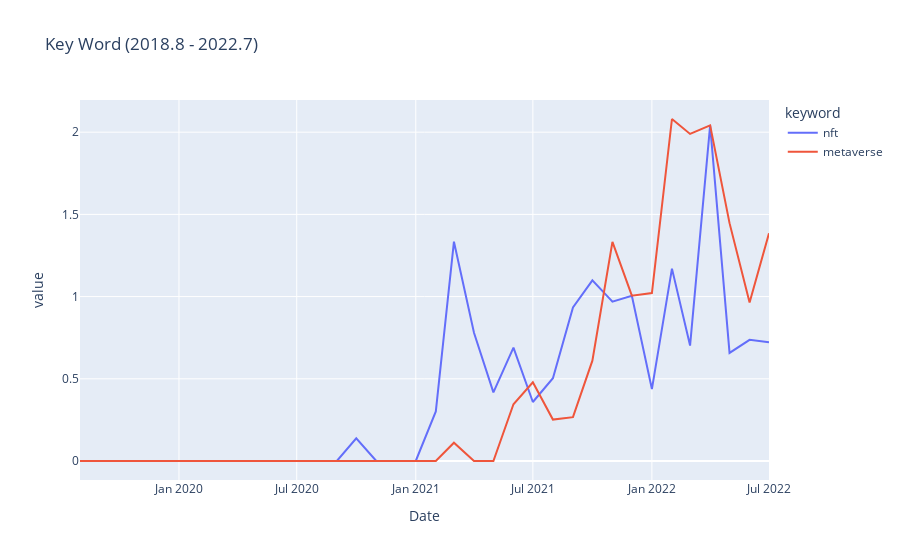

Notebook cell for this chart:
### Code cell
srch_wrd = ['nft','metaverse']
# 꺽은선 그래프
df3 = Df4plot(df_es,srch_wrd)
fig = px.line(
    df3, x="Date", y='value', color="keyword", title="Key Word (2018.8 - 2022.7)"
)
fig.show()

### Figure 1 — Plotly figure (JSON) as saved in the notebook; plotly's stock layout.template omitted (floating-point values rounded to 4 significant figures)
{"data": [{"hovertemplate": "keyword=nft<br>Date=%{x}<br>value=%{y}<extra></extra>", "legendgroup": "nft", "line": {"color": "#636efa", "dash": "solid"}, "marker": {"symbol": "circle"}, "mode": "lines", "name": "nft", "orientation": "v", "showlegend": true, "type": "scatter", "x": ["2019-08-01T00:00:00", "2019-09-01T00:00:00", "2019-10-01T00:00:00", "2019-11-01T00:00:00", "2019-12-01T00:00:00", "2020-01-01T00:00:00", "2020-02-01T00:00:00", "2020-03-01T00:00:00", "2020-04-01T00:00:00", "2020-05-01T00:00:00", "2020-06-01T00:00:00", "2020-07-01T00:00:00", "2020-08-01T00:00:00", "2020-09-01T00:00:00", "2020-10-01T00:00:00", "2020-11-01T00:00:00", "2020-12-01T00:00:00", "2021-01-01T00:00:00", "2021-02-01T00:00:00", "2021-03-01T00:00:00", "2021-04-01T00:00:00", "2021-05-01T00:00:00", "2021-06-01T00:00:00", "2021-07-01T00:00:00", "2021-08-01T00:00:00", "2021-09-01T00:00:00", "2021-10-01T00:00:00", "2021-11-01T00:00:00", "2021-12-01T00:00:00", "2022-01-01T00:00:00", "2022-02-01T00:00:00", "2022-03-01T00:00:00", "2022-04-01T00:00:00", "2022-05-01T00:00:00", "2022-06-01T00:00:00", "2022-07-01T00:00:00"], "xaxis": "x", "y": [0, 0, 0, 0, 0, 0, 0, 0, 0, 0, 0, 0, 0, 0, 0.1382, 0, 0, 0, 0.3014, 1.334, 0.7799, 0.4177, 0.6901, 0.3588, 0.5038, 0.9335, 1.098, 0.9696, 1.005, 0.4377, 1.17, 0.7021, 2.041, 0.6576, 0.7371, 0.7228], "yaxis": "y"}, {"hovertemplate": "keyword=metaverse<br>Date=%{x}<br>value=%{y}<extra></extra>", "legendgroup": "metaverse", "line": {"color": "#EF553B", "dash": "solid"}, "marker": {"symbol": "circle"}, "mode": "lines", "name": "metaverse", "orientation": "v", "showlegend": true, "type": "scatter", "x": ["2019-08-01T00:00:00", "2019-09-01T00:00:00", "2019-10-01T00:00:00", "2019-11-01T00:00:00", "2019-12-01T00:00:00", "2020-01-01T00:00:00", "2020-02-01T00:00:00", "2020-03-01T00:00:00", "2020-04-01T00:00:00", "2020-05-01T00:00:00", "2020-06-01T00:00:00", "2020-07-01T00:00:00", "2020-08-01T00:00:00", "2020-09-01T00:00:00", "2020-10-01T00:00:00", "2020-11-01T00:00:00", "2020-12-01T00:00:00", "2021-01-01T00:00:00", "2021-02-01T00:00:00", "2021-03-01T00:00:00", "2021-04-01T00:00:00", "2021-05-01T00:00:00", "2021-06-01T00:00:00", "2021-07-01T00:00:00", "2021-08-01T00:00:00", "2021-09-01T00:00:00", "2021-10-01T00:00:00", "2021-11-01T00:00:00", "2021-12-01T00:00:00", "2022-01-01T00:00:00", "2022-02-01T00:00:00", "2022-03-01T00:00:00", "2022-04-01T00:00:00", "2022-05-01T00:00:00", "2022-06-01T00:00:00", "2022-07-01T00:00:00"], "xaxis": "x", "y": [0, 0, 0, 0, 0, 0, 0, 0, 0, 0, 0, 0, 0, 0, 0, 0, 0, 0, 0, 0.1112, 0, 0, 0.3451, 0.4784, 0.2519, 0.2667, 0.6102, 1.333, 1.005, 1.021, 2.08, 1.989, 2.041, 1.447, 0.9639, 1.385], "yaxis": "y"}], "layout": {"legend": {"title": {"text": "keyword"}, "tracegroupgap": 0}, "title": {"text": "Key Word (2018.8 - 2022.7)"}, "xaxis": {"anchor": "y", "domain": [0, 1], "title": {"text": "Date"}}, "yaxis": {"anchor": "x", "domain": [0, 1], "title": {"text": "value"}}}}
